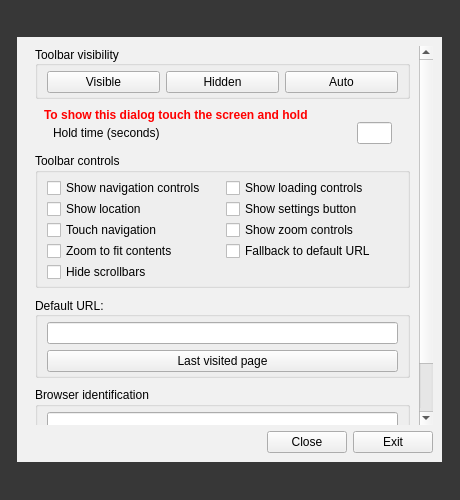
<?xml version="1.0" encoding="UTF-8"?>
<ui version="4.0">
 <class>BrowserSettings</class>
 <widget class="QWidget" name="BrowserSettings">
  <property name="geometry">
   <rect>
    <x>0</x>
    <y>0</y>
    <width>460</width>
    <height>500</height>
   </rect>
  </property>
  <property name="palette">
   <palette>
    <active>
     <colorrole role="Base">
      <brush brushstyle="SolidPattern">
       <color alpha="255">
        <red>255</red>
        <green>255</green>
        <blue>255</blue>
       </color>
      </brush>
     </colorrole>
     <colorrole role="Window">
      <brush brushstyle="SolidPattern">
       <color alpha="200">
        <red>0</red>
        <green>0</green>
        <blue>0</blue>
       </color>
      </brush>
     </colorrole>
    </active>
    <inactive>
     <colorrole role="Base">
      <brush brushstyle="SolidPattern">
       <color alpha="255">
        <red>255</red>
        <green>255</green>
        <blue>255</blue>
       </color>
      </brush>
     </colorrole>
     <colorrole role="Window">
      <brush brushstyle="SolidPattern">
       <color alpha="200">
        <red>0</red>
        <green>0</green>
        <blue>0</blue>
       </color>
      </brush>
     </colorrole>
    </inactive>
    <disabled>
     <colorrole role="Base">
      <brush brushstyle="SolidPattern">
       <color alpha="200">
        <red>0</red>
        <green>0</green>
        <blue>0</blue>
       </color>
      </brush>
     </colorrole>
     <colorrole role="Window">
      <brush brushstyle="SolidPattern">
       <color alpha="200">
        <red>0</red>
        <green>0</green>
        <blue>0</blue>
       </color>
      </brush>
     </colorrole>
    </disabled>
   </palette>
  </property>
  <property name="windowTitle">
   <string>Form</string>
  </property>
  <layout class="QGridLayout" name="gridLayout">
   <property name="leftMargin">
    <number>0</number>
   </property>
   <property name="rightMargin">
    <number>0</number>
   </property>
   <item row="0" column="0">
    <spacer name="horizontalSpacer_2">
     <property name="orientation">
      <enum>Qt::Horizontal</enum>
     </property>
     <property name="sizeType">
      <enum>QSizePolicy::Preferred</enum>
     </property>
     <property name="sizeHint" stdset="0">
      <size>
       <width>1</width>
       <height>20</height>
      </size>
     </property>
    </spacer>
   </item>
   <item row="0" column="3">
    <spacer name="horizontalSpacer_3">
     <property name="orientation">
      <enum>Qt::Horizontal</enum>
     </property>
     <property name="sizeType">
      <enum>QSizePolicy::Preferred</enum>
     </property>
     <property name="sizeHint" stdset="0">
      <size>
       <width>1</width>
       <height>20</height>
      </size>
     </property>
    </spacer>
   </item>
   <item row="0" column="2">
    <widget class="QStackedWidget" name="stackedWidget">
     <property name="sizePolicy">
      <sizepolicy hsizetype="Preferred" vsizetype="Preferred">
       <horstretch>0</horstretch>
       <verstretch>0</verstretch>
      </sizepolicy>
     </property>
     <property name="minimumSize">
      <size>
       <width>260</width>
       <height>0</height>
      </size>
     </property>
     <property name="maximumSize">
      <size>
       <width>425</width>
       <height>425</height>
      </size>
     </property>
     <property name="palette">
      <palette>
       <active>
        <colorrole role="Base">
         <brush brushstyle="SolidPattern">
          <color alpha="255">
           <red>255</red>
           <green>255</green>
           <blue>255</blue>
          </color>
         </brush>
        </colorrole>
        <colorrole role="Window">
         <brush brushstyle="SolidPattern">
          <color alpha="255">
           <red>241</red>
           <green>241</green>
           <blue>241</blue>
          </color>
         </brush>
        </colorrole>
       </active>
       <inactive>
        <colorrole role="Base">
         <brush brushstyle="SolidPattern">
          <color alpha="255">
           <red>255</red>
           <green>255</green>
           <blue>255</blue>
          </color>
         </brush>
        </colorrole>
        <colorrole role="Window">
         <brush brushstyle="SolidPattern">
          <color alpha="255">
           <red>241</red>
           <green>241</green>
           <blue>241</blue>
          </color>
         </brush>
        </colorrole>
       </inactive>
       <disabled>
        <colorrole role="Base">
         <brush brushstyle="SolidPattern">
          <color alpha="255">
           <red>241</red>
           <green>241</green>
           <blue>241</blue>
          </color>
         </brush>
        </colorrole>
        <colorrole role="Window">
         <brush brushstyle="SolidPattern">
          <color alpha="255">
           <red>241</red>
           <green>241</green>
           <blue>241</blue>
          </color>
         </brush>
        </colorrole>
       </disabled>
      </palette>
     </property>
     <property name="autoFillBackground">
      <bool>true</bool>
     </property>
     <property name="currentIndex">
      <number>0</number>
     </property>
     <widget class="QWidget" name="page">
      <layout class="QVBoxLayout" name="verticalLayout_2">
       <item>
        <widget class="QScrollArea" name="scrollArea">
         <property name="sizePolicy">
          <sizepolicy hsizetype="Expanding" vsizetype="Expanding">
           <horstretch>0</horstretch>
           <verstretch>0</verstretch>
          </sizepolicy>
         </property>
         <property name="maximumSize">
          <size>
           <width>16777215</width>
           <height>16777215</height>
          </size>
         </property>
         <property name="frameShape">
          <enum>QFrame::NoFrame</enum>
         </property>
         <property name="widgetResizable">
          <bool>true</bool>
         </property>
         <widget class="QWidget" name="scrollAreaWidgetContents">
          <property name="geometry">
           <rect>
            <x>0</x>
            <y>-95</y>
            <width>392</width>
            <height>472</height>
           </rect>
          </property>
          <layout class="QVBoxLayout" name="verticalLayout_6">
           <property name="spacing">
            <number>9</number>
           </property>
           <property name="topMargin">
            <number>0</number>
           </property>
           <property name="bottomMargin">
            <number>0</number>
           </property>
           <item>
            <widget class="QGroupBox" name="groupBox_3">
             <property name="sizePolicy">
              <sizepolicy hsizetype="Preferred" vsizetype="Maximum">
               <horstretch>0</horstretch>
               <verstretch>0</verstretch>
              </sizepolicy>
             </property>
             <property name="font">
              <font>
               <weight>50</weight>
               <bold>false</bold>
              </font>
             </property>
             <property name="title">
              <string>Toolbar visibility</string>
             </property>
             <property name="alignment">
              <set>Qt::AlignLeading|Qt::AlignLeft|Qt::AlignVCenter</set>
             </property>
             <layout class="QHBoxLayout" name="horizontalLayout_4">
              <property name="topMargin">
               <number>5</number>
              </property>
              <property name="bottomMargin">
               <number>3</number>
              </property>
              <item>
               <widget class="QPushButton" name="locButtonShow">
                <property name="text">
                 <string>Visible</string>
                </property>
                <property name="checkable">
                 <bool>true</bool>
                </property>
                <property name="autoExclusive">
                 <bool>true</bool>
                </property>
               </widget>
              </item>
              <item>
               <widget class="QPushButton" name="locButtonHide">
                <property name="text">
                 <string>Hidden</string>
                </property>
                <property name="checkable">
                 <bool>true</bool>
                </property>
                <property name="autoExclusive">
                 <bool>true</bool>
                </property>
               </widget>
              </item>
              <item>
               <widget class="QPushButton" name="locButtonAuto">
                <property name="text">
                 <string>Auto</string>
                </property>
                <property name="checkable">
                 <bool>true</bool>
                </property>
                <property name="autoExclusive">
                 <bool>true</bool>
                </property>
               </widget>
              </item>
             </layout>
            </widget>
           </item>
           <item>
            <widget class="QWidget" name="settingsWarning" native="true">
             <property name="sizePolicy">
              <sizepolicy hsizetype="Preferred" vsizetype="Minimum">
               <horstretch>0</horstretch>
               <verstretch>0</verstretch>
              </sizepolicy>
             </property>
             <layout class="QVBoxLayout" name="verticalLayout_7">
              <property name="spacing">
               <number>0</number>
              </property>
              <property name="topMargin">
               <number>0</number>
              </property>
              <property name="bottomMargin">
               <number>0</number>
              </property>
              <item>
               <widget class="QLabel" name="settingsWarningLabel">
                <property name="sizePolicy">
                 <sizepolicy hsizetype="Preferred" vsizetype="Maximum">
                  <horstretch>0</horstretch>
                  <verstretch>0</verstretch>
                 </sizepolicy>
                </property>
                <property name="minimumSize">
                 <size>
                  <width>0</width>
                  <height>0</height>
                 </size>
                </property>
                <property name="palette">
                 <palette>
                  <active>
                   <colorrole role="WindowText">
                    <brush brushstyle="SolidPattern">
                     <color alpha="255">
                      <red>255</red>
                      <green>0</green>
                      <blue>0</blue>
                     </color>
                    </brush>
                   </colorrole>
                   <colorrole role="Button">
                    <brush brushstyle="SolidPattern">
                     <color alpha="255">
                      <red>255</red>
                      <green>0</green>
                      <blue>0</blue>
                     </color>
                    </brush>
                   </colorrole>
                   <colorrole role="Light">
                    <brush brushstyle="SolidPattern">
                     <color alpha="255">
                      <red>255</red>
                      <green>127</green>
                      <blue>127</blue>
                     </color>
                    </brush>
                   </colorrole>
                   <colorrole role="Midlight">
                    <brush brushstyle="SolidPattern">
                     <color alpha="255">
                      <red>255</red>
                      <green>63</green>
                      <blue>63</blue>
                     </color>
                    </brush>
                   </colorrole>
                   <colorrole role="Dark">
                    <brush brushstyle="SolidPattern">
                     <color alpha="255">
                      <red>127</red>
                      <green>0</green>
                      <blue>0</blue>
                     </color>
                    </brush>
                   </colorrole>
                   <colorrole role="Mid">
                    <brush brushstyle="SolidPattern">
                     <color alpha="255">
                      <red>170</red>
                      <green>0</green>
                      <blue>0</blue>
                     </color>
                    </brush>
                   </colorrole>
                   <colorrole role="Text">
                    <brush brushstyle="SolidPattern">
                     <color alpha="255">
                      <red>255</red>
                      <green>0</green>
                      <blue>0</blue>
                     </color>
                    </brush>
                   </colorrole>
                   <colorrole role="BrightText">
                    <brush brushstyle="SolidPattern">
                     <color alpha="255">
                      <red>255</red>
                      <green>255</green>
                      <blue>255</blue>
                     </color>
                    </brush>
                   </colorrole>
                   <colorrole role="ButtonText">
                    <brush brushstyle="SolidPattern">
                     <color alpha="255">
                      <red>255</red>
                      <green>0</green>
                      <blue>0</blue>
                     </color>
                    </brush>
                   </colorrole>
                   <colorrole role="Base">
                    <brush brushstyle="SolidPattern">
                     <color alpha="255">
                      <red>255</red>
                      <green>255</green>
                      <blue>255</blue>
                     </color>
                    </brush>
                   </colorrole>
                   <colorrole role="Window">
                    <brush brushstyle="SolidPattern">
                     <color alpha="255">
                      <red>255</red>
                      <green>0</green>
                      <blue>0</blue>
                     </color>
                    </brush>
                   </colorrole>
                   <colorrole role="Shadow">
                    <brush brushstyle="SolidPattern">
                     <color alpha="255">
                      <red>0</red>
                      <green>0</green>
                      <blue>0</blue>
                     </color>
                    </brush>
                   </colorrole>
                   <colorrole role="AlternateBase">
                    <brush brushstyle="SolidPattern">
                     <color alpha="255">
                      <red>255</red>
                      <green>127</green>
                      <blue>127</blue>
                     </color>
                    </brush>
                   </colorrole>
                   <colorrole role="ToolTipBase">
                    <brush brushstyle="SolidPattern">
                     <color alpha="255">
                      <red>255</red>
                      <green>255</green>
                      <blue>220</blue>
                     </color>
                    </brush>
                   </colorrole>
                   <colorrole role="ToolTipText">
                    <brush brushstyle="SolidPattern">
                     <color alpha="255">
                      <red>255</red>
                      <green>0</green>
                      <blue>0</blue>
                     </color>
                    </brush>
                   </colorrole>
                  </active>
                  <inactive>
                   <colorrole role="WindowText">
                    <brush brushstyle="SolidPattern">
                     <color alpha="255">
                      <red>255</red>
                      <green>0</green>
                      <blue>0</blue>
                     </color>
                    </brush>
                   </colorrole>
                   <colorrole role="Button">
                    <brush brushstyle="SolidPattern">
                     <color alpha="255">
                      <red>255</red>
                      <green>0</green>
                      <blue>0</blue>
                     </color>
                    </brush>
                   </colorrole>
                   <colorrole role="Light">
                    <brush brushstyle="SolidPattern">
                     <color alpha="255">
                      <red>255</red>
                      <green>127</green>
                      <blue>127</blue>
                     </color>
                    </brush>
                   </colorrole>
                   <colorrole role="Midlight">
                    <brush brushstyle="SolidPattern">
                     <color alpha="255">
                      <red>255</red>
                      <green>63</green>
                      <blue>63</blue>
                     </color>
                    </brush>
                   </colorrole>
                   <colorrole role="Dark">
                    <brush brushstyle="SolidPattern">
                     <color alpha="255">
                      <red>127</red>
                      <green>0</green>
                      <blue>0</blue>
                     </color>
                    </brush>
                   </colorrole>
                   <colorrole role="Mid">
                    <brush brushstyle="SolidPattern">
                     <color alpha="255">
                      <red>170</red>
                      <green>0</green>
                      <blue>0</blue>
                     </color>
                    </brush>
                   </colorrole>
                   <colorrole role="Text">
                    <brush brushstyle="SolidPattern">
                     <color alpha="255">
                      <red>255</red>
                      <green>0</green>
                      <blue>0</blue>
                     </color>
                    </brush>
                   </colorrole>
                   <colorrole role="BrightText">
                    <brush brushstyle="SolidPattern">
                     <color alpha="255">
                      <red>255</red>
                      <green>255</green>
                      <blue>255</blue>
                     </color>
                    </brush>
                   </colorrole>
                   <colorrole role="ButtonText">
                    <brush brushstyle="SolidPattern">
                     <color alpha="255">
                      <red>255</red>
                      <green>0</green>
                      <blue>0</blue>
                     </color>
                    </brush>
                   </colorrole>
                   <colorrole role="Base">
                    <brush brushstyle="SolidPattern">
                     <color alpha="255">
                      <red>255</red>
                      <green>255</green>
                      <blue>255</blue>
                     </color>
                    </brush>
                   </colorrole>
                   <colorrole role="Window">
                    <brush brushstyle="SolidPattern">
                     <color alpha="255">
                      <red>255</red>
                      <green>0</green>
                      <blue>0</blue>
                     </color>
                    </brush>
                   </colorrole>
                   <colorrole role="Shadow">
                    <brush brushstyle="SolidPattern">
                     <color alpha="255">
                      <red>0</red>
                      <green>0</green>
                      <blue>0</blue>
                     </color>
                    </brush>
                   </colorrole>
                   <colorrole role="AlternateBase">
                    <brush brushstyle="SolidPattern">
                     <color alpha="255">
                      <red>255</red>
                      <green>127</green>
                      <blue>127</blue>
                     </color>
                    </brush>
                   </colorrole>
                   <colorrole role="ToolTipBase">
                    <brush brushstyle="SolidPattern">
                     <color alpha="255">
                      <red>255</red>
                      <green>255</green>
                      <blue>220</blue>
                     </color>
                    </brush>
                   </colorrole>
                   <colorrole role="ToolTipText">
                    <brush brushstyle="SolidPattern">
                     <color alpha="255">
                      <red>255</red>
                      <green>0</green>
                      <blue>0</blue>
                     </color>
                    </brush>
                   </colorrole>
                  </inactive>
                  <disabled>
                   <colorrole role="WindowText">
                    <brush brushstyle="SolidPattern">
                     <color alpha="255">
                      <red>127</red>
                      <green>0</green>
                      <blue>0</blue>
                     </color>
                    </brush>
                   </colorrole>
                   <colorrole role="Button">
                    <brush brushstyle="SolidPattern">
                     <color alpha="255">
                      <red>255</red>
                      <green>0</green>
                      <blue>0</blue>
                     </color>
                    </brush>
                   </colorrole>
                   <colorrole role="Light">
                    <brush brushstyle="SolidPattern">
                     <color alpha="255">
                      <red>255</red>
                      <green>127</green>
                      <blue>127</blue>
                     </color>
                    </brush>
                   </colorrole>
                   <colorrole role="Midlight">
                    <brush brushstyle="SolidPattern">
                     <color alpha="255">
                      <red>255</red>
                      <green>63</green>
                      <blue>63</blue>
                     </color>
                    </brush>
                   </colorrole>
                   <colorrole role="Dark">
                    <brush brushstyle="SolidPattern">
                     <color alpha="255">
                      <red>127</red>
                      <green>0</green>
                      <blue>0</blue>
                     </color>
                    </brush>
                   </colorrole>
                   <colorrole role="Mid">
                    <brush brushstyle="SolidPattern">
                     <color alpha="255">
                      <red>170</red>
                      <green>0</green>
                      <blue>0</blue>
                     </color>
                    </brush>
                   </colorrole>
                   <colorrole role="Text">
                    <brush brushstyle="SolidPattern">
                     <color alpha="255">
                      <red>127</red>
                      <green>0</green>
                      <blue>0</blue>
                     </color>
                    </brush>
                   </colorrole>
                   <colorrole role="BrightText">
                    <brush brushstyle="SolidPattern">
                     <color alpha="255">
                      <red>255</red>
                      <green>255</green>
                      <blue>255</blue>
                     </color>
                    </brush>
                   </colorrole>
                   <colorrole role="ButtonText">
                    <brush brushstyle="SolidPattern">
                     <color alpha="255">
                      <red>127</red>
                      <green>0</green>
                      <blue>0</blue>
                     </color>
                    </brush>
                   </colorrole>
                   <colorrole role="Base">
                    <brush brushstyle="SolidPattern">
                     <color alpha="255">
                      <red>255</red>
                      <green>0</green>
                      <blue>0</blue>
                     </color>
                    </brush>
                   </colorrole>
                   <colorrole role="Window">
                    <brush brushstyle="SolidPattern">
                     <color alpha="255">
                      <red>255</red>
                      <green>0</green>
                      <blue>0</blue>
                     </color>
                    </brush>
                   </colorrole>
                   <colorrole role="Shadow">
                    <brush brushstyle="SolidPattern">
                     <color alpha="255">
                      <red>0</red>
                      <green>0</green>
                      <blue>0</blue>
                     </color>
                    </brush>
                   </colorrole>
                   <colorrole role="AlternateBase">
                    <brush brushstyle="SolidPattern">
                     <color alpha="255">
                      <red>255</red>
                      <green>0</green>
                      <blue>0</blue>
                     </color>
                    </brush>
                   </colorrole>
                   <colorrole role="ToolTipBase">
                    <brush brushstyle="SolidPattern">
                     <color alpha="255">
                      <red>255</red>
                      <green>255</green>
                      <blue>220</blue>
                     </color>
                    </brush>
                   </colorrole>
                   <colorrole role="ToolTipText">
                    <brush brushstyle="SolidPattern">
                     <color alpha="255">
                      <red>255</red>
                      <green>0</green>
                      <blue>0</blue>
                     </color>
                    </brush>
                   </colorrole>
                  </disabled>
                 </palette>
                </property>
                <property name="font">
                 <font>
                  <weight>75</weight>
                  <bold>true</bold>
                 </font>
                </property>
                <property name="text">
                 <string>To show this dialog touch the screen and hold</string>
                </property>
                <property name="scaledContents">
                 <bool>true</bool>
                </property>
                <property name="alignment">
                 <set>Qt::AlignLeading|Qt::AlignLeft|Qt::AlignVCenter</set>
                </property>
                <property name="wordWrap">
                 <bool>true</bool>
                </property>
               </widget>
              </item>
              <item>
               <widget class="QWidget" name="holdSeconds" native="true">
                <property name="sizePolicy">
                 <sizepolicy hsizetype="Preferred" vsizetype="Minimum">
                  <horstretch>0</horstretch>
                  <verstretch>0</verstretch>
                 </sizepolicy>
                </property>
                <property name="maximumSize">
                 <size>
                  <width>16777215</width>
                  <height>16777215</height>
                 </size>
                </property>
                <layout class="QHBoxLayout" name="horizontalLayout_6">
                 <property name="spacing">
                  <number>0</number>
                 </property>
                 <property name="topMargin">
                  <number>0</number>
                 </property>
                 <property name="bottomMargin">
                  <number>0</number>
                 </property>
                 <item>
                  <widget class="QLabel" name="holdText">
                   <property name="sizePolicy">
                    <sizepolicy hsizetype="Preferred" vsizetype="Maximum">
                     <horstretch>0</horstretch>
                     <verstretch>0</verstretch>
                    </sizepolicy>
                   </property>
                   <property name="text">
                    <string>Hold time (seconds)</string>
                   </property>
                  </widget>
                 </item>
                 <item>
                  <widget class="QLineEdit" name="holdValue">
                   <property name="sizePolicy">
                    <sizepolicy hsizetype="Preferred" vsizetype="Maximum">
                     <horstretch>0</horstretch>
                     <verstretch>0</verstretch>
                    </sizepolicy>
                   </property>
                   <property name="maximumSize">
                    <size>
                     <width>35</width>
                     <height>16777215</height>
                    </size>
                   </property>
                   <property name="text">
                    <string notr="true"/>
                   </property>
                   <property name="maxLength">
                    <number>2</number>
                   </property>
                   <property name="echoMode">
                    <enum>QLineEdit::Normal</enum>
                   </property>
                   <property name="alignment">
                    <set>Qt::AlignCenter</set>
                   </property>
                  </widget>
                 </item>
                </layout>
               </widget>
              </item>
             </layout>
            </widget>
           </item>
           <item>
            <widget class="QGroupBox" name="groupBox_2">
             <property name="sizePolicy">
              <sizepolicy hsizetype="Preferred" vsizetype="Maximum">
               <horstretch>0</horstretch>
               <verstretch>0</verstretch>
              </sizepolicy>
             </property>
             <property name="title">
              <string>Toolbar controls</string>
             </property>
             <layout class="QGridLayout" name="gridLayout_3">
              <property name="topMargin">
               <number>5</number>
              </property>
              <property name="bottomMargin">
               <number>3</number>
              </property>
              <property name="verticalSpacing">
               <number>1</number>
              </property>
              <item row="0" column="1">
               <widget class="QCheckBox" name="showNavigationControls">
                <property name="text">
                 <string>Show navigation controls</string>
                </property>
               </widget>
              </item>
              <item row="1" column="1">
               <widget class="QCheckBox" name="showLocationBar">
                <property name="text">
                 <string>Show location</string>
                </property>
               </widget>
              </item>
              <item row="2" column="2">
               <widget class="QCheckBox" name="showZoomControls">
                <property name="text">
                 <string>Show zoom controls</string>
                </property>
               </widget>
              </item>
              <item row="2" column="1">
               <widget class="QCheckBox" name="enableTouchNavigation">
                <property name="text">
                 <string>Touch navigation</string>
                </property>
               </widget>
              </item>
              <item row="3" column="1">
               <widget class="QCheckBox" name="zoomToFit">
                <property name="text">
                 <string>Zoom to fit contents</string>
                </property>
               </widget>
              </item>
              <item row="0" column="2">
               <widget class="QCheckBox" name="showLoadingControls">
                <property name="text">
                 <string>Show loading controls</string>
                </property>
               </widget>
              </item>
              <item row="1" column="2">
               <widget class="QCheckBox" name="showSettingsButton">
                <property name="text">
                 <string>Show settings button</string>
                </property>
               </widget>
              </item>
              <item row="4" column="1">
               <widget class="QCheckBox" name="hideScrollbars">
                <property name="text">
                 <string>Hide scrollbars</string>
                </property>
               </widget>
              </item>
              <item row="3" column="2">
               <widget class="QCheckBox" name="fallbackToDefaultUrl">
                <property name="text">
                 <string>Fallback to default URL</string>
                </property>
               </widget>
              </item>
             </layout>
            </widget>
           </item>
           <item>
            <widget class="QGroupBox" name="groupBox_1">
             <property name="sizePolicy">
              <sizepolicy hsizetype="Preferred" vsizetype="Maximum">
               <horstretch>0</horstretch>
               <verstretch>0</verstretch>
              </sizepolicy>
             </property>
             <property name="title">
              <string>Default URL:</string>
             </property>
             <property name="alignment">
              <set>Qt::AlignLeading|Qt::AlignLeft|Qt::AlignVCenter</set>
             </property>
             <layout class="QVBoxLayout" name="verticalLayout">
              <property name="topMargin">
               <number>5</number>
              </property>
              <property name="bottomMargin">
               <number>3</number>
              </property>
              <item>
               <widget class="QLineEdit" name="defaultUrl">
                <property name="sizePolicy">
                 <sizepolicy hsizetype="Minimum" vsizetype="Fixed">
                  <horstretch>0</horstretch>
                  <verstretch>0</verstretch>
                 </sizepolicy>
                </property>
               </widget>
              </item>
              <item>
               <widget class="QPushButton" name="startFromLastVisitedPage">
                <property name="text">
                 <string>Last visited page</string>
                </property>
                <property name="checkable">
                 <bool>true</bool>
                </property>
               </widget>
              </item>
             </layout>
            </widget>
           </item>
           <item>
            <widget class="QGroupBox" name="groupBox">
             <property name="title">
              <string>Browser identification</string>
             </property>
             <layout class="QHBoxLayout" name="horizontalLayout">
              <property name="topMargin">
               <number>5</number>
              </property>
              <property name="bottomMargin">
               <number>3</number>
              </property>
              <item>
               <widget class="QLineEdit" name="userAgentEdit"/>
              </item>
             </layout>
            </widget>
           </item>
           <item>
            <widget class="QPushButton" name="lockSettingsButton">
             <property name="sizePolicy">
              <sizepolicy hsizetype="Preferred" vsizetype="Maximum">
               <horstretch>0</horstretch>
               <verstretch>0</verstretch>
              </sizepolicy>
             </property>
             <property name="text">
              <string>Lock settings</string>
             </property>
             <property name="checkable">
              <bool>true</bool>
             </property>
            </widget>
           </item>
           <item>
            <spacer name="verticalSpacer">
             <property name="orientation">
              <enum>Qt::Vertical</enum>
             </property>
             <property name="sizeType">
              <enum>QSizePolicy::Expanding</enum>
             </property>
             <property name="sizeHint" stdset="0">
              <size>
               <width>20</width>
               <height>0</height>
              </size>
             </property>
            </spacer>
           </item>
          </layout>
         </widget>
        </widget>
       </item>
       <item>
        <layout class="QHBoxLayout" name="horizontalLayout_2">
         <item>
          <spacer name="horizontalSpacer">
           <property name="orientation">
            <enum>Qt::Horizontal</enum>
           </property>
           <property name="sizeHint" stdset="0">
            <size>
             <width>0</width>
             <height>0</height>
            </size>
           </property>
          </spacer>
         </item>
         <item>
          <widget class="QPushButton" name="closeButton">
           <property name="text">
            <string>Close</string>
           </property>
          </widget>
         </item>
         <item>
          <widget class="QPushButton" name="exitButton">
           <property name="text">
            <string>Exit</string>
           </property>
          </widget>
         </item>
        </layout>
       </item>
      </layout>
     </widget>
     <widget class="QWidget" name="page_2">
      <layout class="QVBoxLayout" name="verticalLayout_3">
       <item>
        <spacer name="verticalSpacer_5">
         <property name="orientation">
          <enum>Qt::Vertical</enum>
         </property>
         <property name="sizeHint" stdset="0">
          <size>
           <width>0</width>
           <height>0</height>
          </size>
         </property>
        </spacer>
       </item>
       <item>
        <widget class="QLabel" name="incorrectPinLabel">
         <property name="palette">
          <palette>
           <active>
            <colorrole role="WindowText">
             <brush brushstyle="SolidPattern">
              <color alpha="255">
               <red>255</red>
               <green>0</green>
               <blue>0</blue>
              </color>
             </brush>
            </colorrole>
           </active>
           <inactive>
            <colorrole role="WindowText">
             <brush brushstyle="SolidPattern">
              <color alpha="255">
               <red>255</red>
               <green>0</green>
               <blue>0</blue>
              </color>
             </brush>
            </colorrole>
           </inactive>
           <disabled>
            <colorrole role="WindowText">
             <brush brushstyle="SolidPattern">
              <color alpha="255">
               <red>190</red>
               <green>190</green>
               <blue>190</blue>
              </color>
             </brush>
            </colorrole>
           </disabled>
          </palette>
         </property>
         <property name="font">
          <font>
           <weight>75</weight>
           <bold>true</bold>
          </font>
         </property>
         <property name="text">
          <string>Entered pin is not correct. Please retry.</string>
         </property>
        </widget>
       </item>
       <item>
        <layout class="QVBoxLayout" name="verticalLayout_4">
         <item>
          <widget class="QLabel" name="label">
           <property name="text">
            <string>Enter lock pin:</string>
           </property>
          </widget>
         </item>
         <item>
          <widget class="QLineEdit" name="pinEdit">
           <property name="echoMode">
            <enum>QLineEdit::Password</enum>
           </property>
          </widget>
         </item>
        </layout>
       </item>
       <item>
        <widget class="QCheckBox" name="showPinCheckbox">
         <property name="text">
          <string>Show pin</string>
         </property>
        </widget>
       </item>
       <item>
        <spacer name="verticalSpacer_4">
         <property name="orientation">
          <enum>Qt::Vertical</enum>
         </property>
         <property name="sizeHint" stdset="0">
          <size>
           <width>0</width>
           <height>0</height>
          </size>
         </property>
        </spacer>
       </item>
       <item>
        <layout class="QHBoxLayout" name="horizontalLayout_3">
         <item>
          <spacer name="horizontalSpacer_4">
           <property name="orientation">
            <enum>Qt::Horizontal</enum>
           </property>
           <property name="sizeHint" stdset="0">
            <size>
             <width>40</width>
             <height>20</height>
            </size>
           </property>
          </spacer>
         </item>
         <item>
          <widget class="QDialogButtonBox" name="lockDialogBoxButtons">
           <property name="standardButtons">
            <set>QDialogButtonBox::Cancel|QDialogButtonBox::Ok</set>
           </property>
          </widget>
         </item>
        </layout>
       </item>
      </layout>
     </widget>
    </widget>
   </item>
  </layout>
 </widget>
 <resources/>
 <connections/>
</ui>
